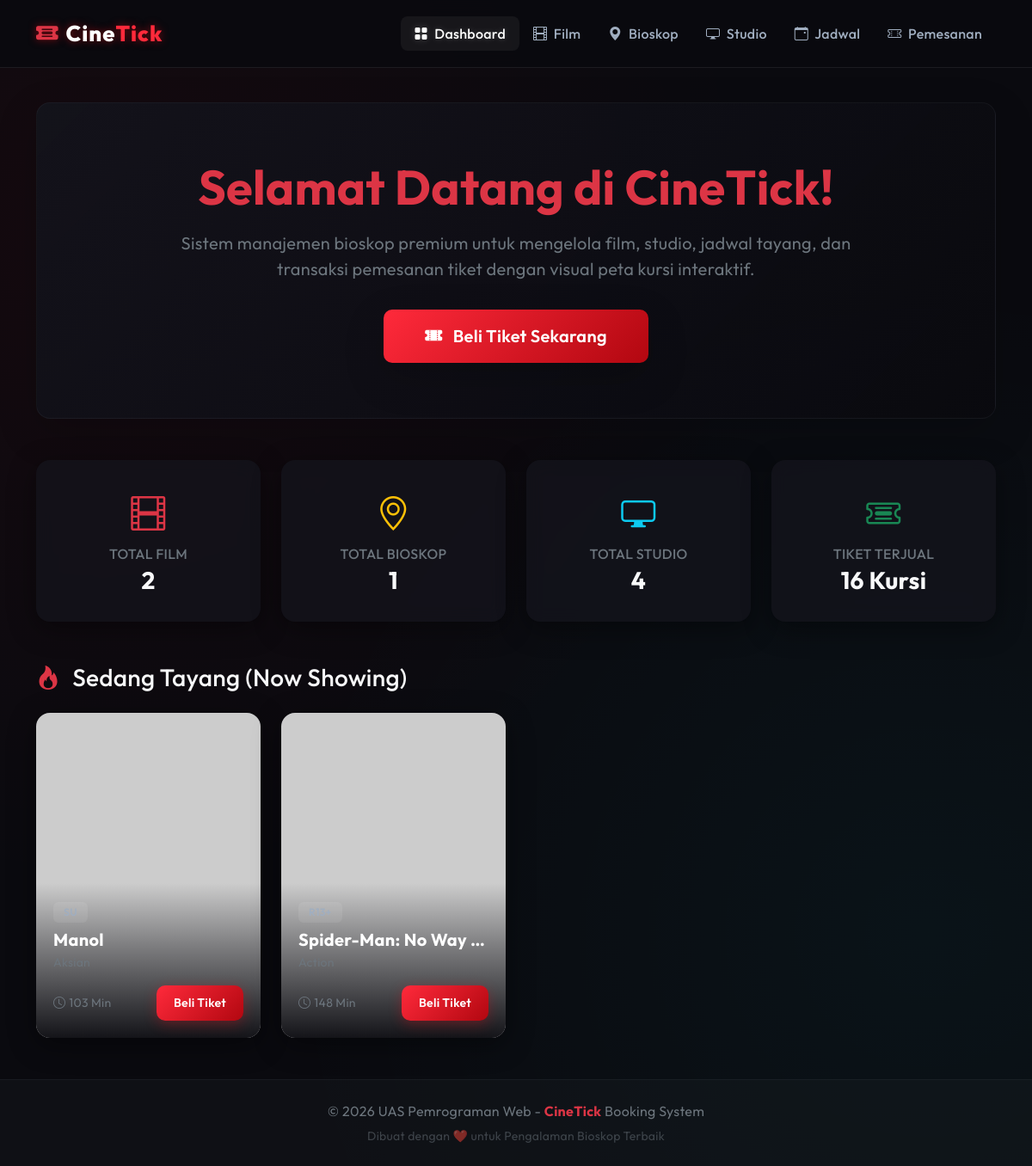
The page / on the database its author committed.
### tables this page shows
CREATE TABLE `movies` (
  `id_movie` int(11) NOT NULL,
  `judul` varchar(255) NOT NULL,
  `genre` varchar(100) DEFAULT NULL,
  `durasi` int(11) DEFAULT NULL,
  `rating` varchar(10) DEFAULT NULL,
  `poster` varchar(255) DEFAULT NULL
);

### index.php (the view, shortened to what this page needs)
<?php
include 'koneksi.php';
include 'header.php';
$movies_count = mysqli_num_rows(mysqli_query($conn, "SELECT id_movie FROM movies"));
$cinemas_count = mysqli_num_rows(mysqli_query($conn, "SELECT id_cinema FROM cinemas"));
$studios_count = mysqli_num_rows(mysqli_query($conn, "SELECT id_studio FROM studios"));
$tickets_sold_res = mysqli_fetch_array(mysqli_query($conn, "SELECT SUM(jumlah_tiket) as total FROM bookings"));
$tickets_sold = $tickets_sold_res['total'] ?? 0;
?>
<div class="p-5 mb-5 rounded-4 text-center border border-secondary border-opacity-10 shadow-lg"
     style="background: linear-gradient(135deg, rgba(20, 20, 28, 0.9) 0%, rgba(10, 10, 15, 0.95) 100%);">
    <div class="container-fluid py-3">
        <h1 class="display-4 fw-bold text-danger mb-3">Selamat Datang di Cine<span>Tick</span>!</h1>
        <p class="col-md-10 mx-auto fs-5 text-secondary">Sistem manajemen bioskop premium untuk mengelola film, studio, jadwal tayang, dan transaksi pemesanan tiket dengan visual peta kursi interaktif.</p>
        <a href="booking_tambah.php" class="btn btn-primary btn-lg px-5 py-3 mt-3 shadow-lg">
            <i class="bi bi-ticket-perforated-fill me-2"></i> Beli Tiket Sekarang
        </a>
    </div>
</div>
<div class="row g-4 mb-5 text-center">
    <div class="col-md-3">
        <div class="card border-0 p-3 h-100 bg-opacity-75">
            <div class="card-body">
                <div class="fs-1 text-danger mb-2"><i class="bi bi-film"></i></div>
                <h6 class="text-secondary text-uppercase mb-1">Total Film</h6>
                <h3 class="fw-bold m-0"><?= $movies_count; ?></h3>
            </div>
        </div>
    </div>
    <div class="col-md-3">
        <div class="card border-0 p-3 h-100 bg-opacity-75">
            <div class="card-body">
                <div class="fs-1 text-warning mb-2"><i class="bi bi-geo-alt"></i></div>
                <h6 class="text-secondary text-uppercase mb-1">Total Bioskop</h6>
                <h3 class="fw-bold m-0"><?= $cinemas_count; ?></h3>
            </div>
        </div>
    </div>
    <div class="col-md-3">
        <div class="card border-0 p-3 h-100 bg-opacity-75">
            <div class="card-body">
                <div class="fs-1 text-info mb-2"><i class="bi bi-display"></i></div>
                <h6 class="text-secondary text-uppercase mb-1">Total Studio</h6>
                <h3 class="fw-bold m-0"><?= $studios_count; ?></h3>
            </div>
        </div>
    </div>
    <div class="col-md-3">
        <div class="card border-0 p-3 h-100 bg-opacity-75">
            <div class="card-body">
                <div class="fs-1 text-success mb-2"><i class="bi bi-ticket-detailed"></i></div>
                <h6 class="text-secondary text-uppercase mb-1">Tiket Terjual</h6>
                <h3 class="fw-bold m-0"><?= $tickets_sold; ?> Kursi</h3>
            </div>
        </div>
    </div>
</div>
<h3 class="mb-4"><i class="bi bi-fire text-danger me-2"></i> Sedang Tayang (Now Showing)</h3>
<div class="row g-4">
    <?php
    $movies_res = mysqli_query($conn, "SELECT * FROM movies ORDER BY id_movie DESC LIMIT 8");
    while($m = mysqli_fetch_array($movies_res)){
        $poster_url = !empty($m['poster']) ? $m['poster'] : 'https://placehold.co/400x600/18181f/fff?text=' . urlencode($m['judul']);
    ?>
    <div class="col-sm-6 col-md-4 col-lg-3">
        <div class="card movie-card border-0 bg-opacity-75">
            <div class="movie-poster-container">
                <img src="<?= htmlspecialchars($poster_url); ?>" class="movie-poster" alt="<?= htmlspecialchars($m['judul']); ?>" onerror="this.src='https://placehold.co/400x600/18181f/fff?text=No+Poster'">
                <div class="movie-overlay">
                    <span class="badge bg-secondary mb-2"><?= $m['rating']; ?></span>
                    <h5 class="fw-bold text-white mb-1 text-truncate"><?= $m['judul']; ?></h5>
                    <p class="text-secondary small mb-3 text-truncate"><?= $m['genre']; ?></p>
                    <div class="d-flex justify-content-between align-items-center">
                        <small class="text-secondary"><i class="bi bi-clock me-1"></i><?= $m['durasi']; ?> Min</small>
                        <a href="booking_tambah.php" class="btn btn-sm btn-primary">Beli Tiket</a>
                    </div>
                </div>
            </div>
        </div>
    </div>
    <?php } ?>
</div>
<?php include 'footer.php'; ?>

### css/style.css (style rules this page uses)
:root { color-scheme: dark; --bg-main: #0a0a0f; --bg-card: rgba(20, 20, 28, 0.75); --border-color: rgba(255, 255, 255, 0.08); --text-primary: #f8f9fa; --text-secondary: #a0aec0; --accent-red: #ff2a3b; --accent-gold: #ffbe1a; --accent-cyan: #00f2fe; --accent-green: #2ecc71; }
body { font-family: 'Outfit', sans-serif; background-color: var(--bg-main); background-image: radial-gradient(at 10% 20%, rgba(229, 9, 20, 0.05) 0px, transparent 50%), radial-gradient(at 90% 80%, rgba(0, 242, 254, 0.04) 0px, transparent 50%); background-attachment: fixed; color: var(--text-primary); min-height: 100vh; letter-spacing: 0.3px; }
.card { background: var(--bg-card); border: 1px solid var(--border-color); border-radius: 16px; backdrop-filter: blur(10px); color: var(--text-primary); box-shadow: 0 8px 32px 0 rgba(0, 0, 0, 0.4); transition: transform 0.3s ease, box-shadow 0.3s ease; overflow: hidden; }
.btn { border-radius: 10px; font-weight: 600; padding: 10px 20px; transition: all 0.3s cubic-bezier(0.4, 0, 0.2, 1); }
.btn-primary { background: linear-gradient(135deg, var(--accent-red) 0%, #b20710 100%); border: none; box-shadow: 0 4px 15px rgba(229, 9, 20, 0.3); }
.badge { padding: 6px 12px; border-radius: 6px; font-weight: 600; }
.bg-secondary { background-color: rgba(255, 255, 255, 0.08) !important; color: var(--text-secondary) !important; }
.movie-card { height: 100%; transition: all 0.3s ease; }
.movie-poster-container { position: relative; padding-top: 145%; background-color: #12121a; overflow: hidden; }
.movie-poster { position: absolute; top: 0; left: 0; width: 100%; height: 100%; object-fit: cover; transition: transform 0.5s ease; }
.movie-overlay { position: absolute; bottom: 0; left: 0; width: 100%; padding: 20px; background: linear-gradient(to top, rgba(10,10,15,0.95) 0%, rgba(10,10,15,0.4) 60%, transparent 100%); }

### rows shown on the page
movies: judul "Manol", durasi "103"
movies: judul "Spider-Man: No Way…", durasi "148"

### other values the page prints
$movies_count "2"
$cinemas_count "1"
$studios_count "4"
$tickets_sold "16"
